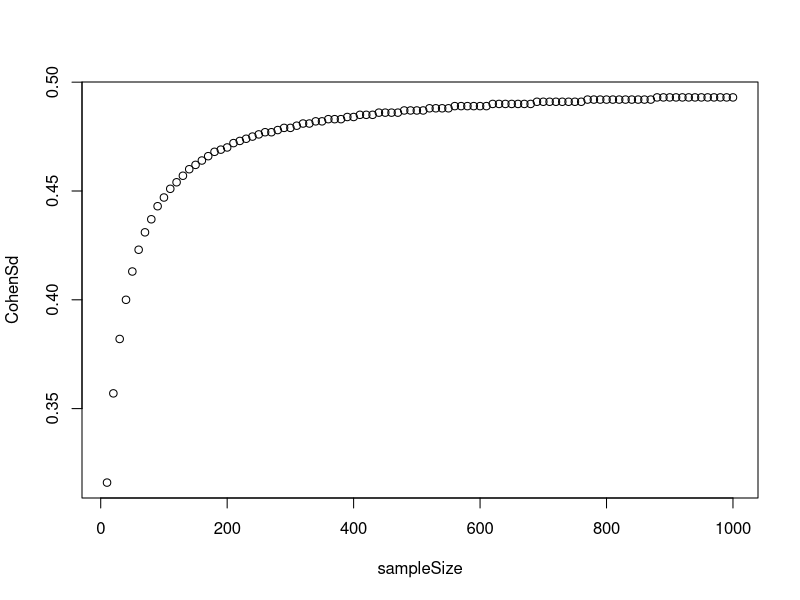
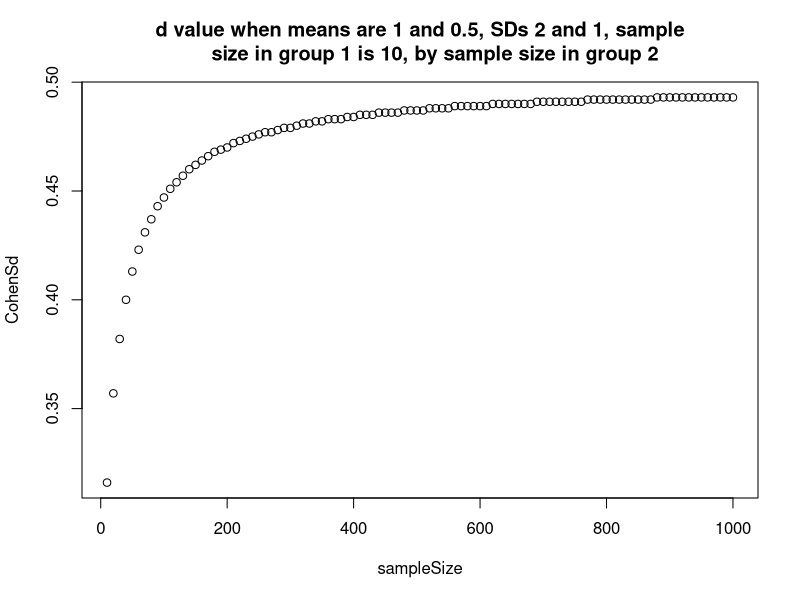

Source code (R) for these figures, in order:
rm(list = ls())
if(is.null(dev.list()) == FALSE) dev.off()
cat ("\014")
 
# 1. Simple example of the principle
# basic structure
f <- function(arguments) {
  ## Do something interesting
}

# most basic
f <- function(a) {
  a^3
}
f(a = 5)
f(1:5)

# basic
calcPercent <- function (fraction) {
  percent <- paste0(fraction * 100, "%")
  percent
}
calcPercent(5/7)

# add rounding and use *cat* to output to console
calcPercent <- function (fraction) {
  percent <- paste0(round(fraction * 100, 1), "%")
  cat(percent)
}
calcPercent(5/7)
calcPercent(50/7)
calcPercent(5/70)
calcPercent(5)

# the output from a function is only its last line 
# output two lines from a function with *print*
calcPercent <- function (fraction) {
  percent <- paste0(round(fraction * 100, 1), "%")
  print(c("The final calculation is ..."))
  cat(percent)
}
calcPercent(5/7)

# put two outputs in the last line
calcPercent <- function (fraction) {
  percent <- paste0(round(fraction * 100, 1), "%")
  cat("The final calculation is ...", percent)
}
calcPercent(5/7)

# Practice: Write a function that accepts a price and adds to it 17% VAT.
# name the function calculate.VAT.  To embelish, add to it NIS suffix.



# 2. A function with multiple arguments
Cohen.s.d <- function (m1, m2, s1, s2, n1, n2) {
  diff      <- m1 - m2
  product1  <- (n1 - 1) * s1^2
  product2  <- (n2 - 1) * s2^2
  numerator <- product1 + product2
  denom     <- n1 + n2 -2
  pooled    <- sqrt(numerator/denom)
  d         <- diff/pooled
  # print(paste0("Cohen's d = ", round(d, digits = 3)))
  round(d, digits = 3)
}
Cohen.s.d (1, .5, 1, 1, 10, 10)
Cohen.s.d (1, .5, 2, 1, 10, 10)

# Simple for loop.  Note. You must use print to output the results
for (i in 1:10){
  d <- Cohen.s.d (1, .5, 2, 1, 10, i)
  print(d)
}

# Use for loop and output its results to a data frame
# Create an empty dataframe.
dVector <- data.frame(sampleSize = numeric(), 
                         CohenSd = numeric())
dVector

for (i in 1:10){
  d <- Cohen.s.d (1, .5, 2, 1, 10, i)
  dVector[i, ] <- c(i, d)
}
dVector

# Empty the datafrme
dVector <- dVector[0, ]
dVector

# Perform a Monte Carlo study on the effect of n2 on d
for (i in seq(10, 1000, by = 10)) {
  d <- Cohen.s.d (1, .5, 2, 1, 10, i)
  dVector[i/10, ] <- c(i, d)
}

plot(dVector)
plot(dVector, main = "d value when means are 1 and 0.5, SDs 2 and 1, sample
     size in group 1 is 10, by sample size in group 2" )

# Practice: Create a for loop to calculate percents for dividing a numeric 
# vector by 7.  Make to loop run on all the numbers between 1 and 10
# If you don't like the appearance of your output, consult:
# https://stackoverflow.com/questions/4055762/in-r-can-i-stop-printcat-from-returning-null-and-why-does-catfoo-ret



